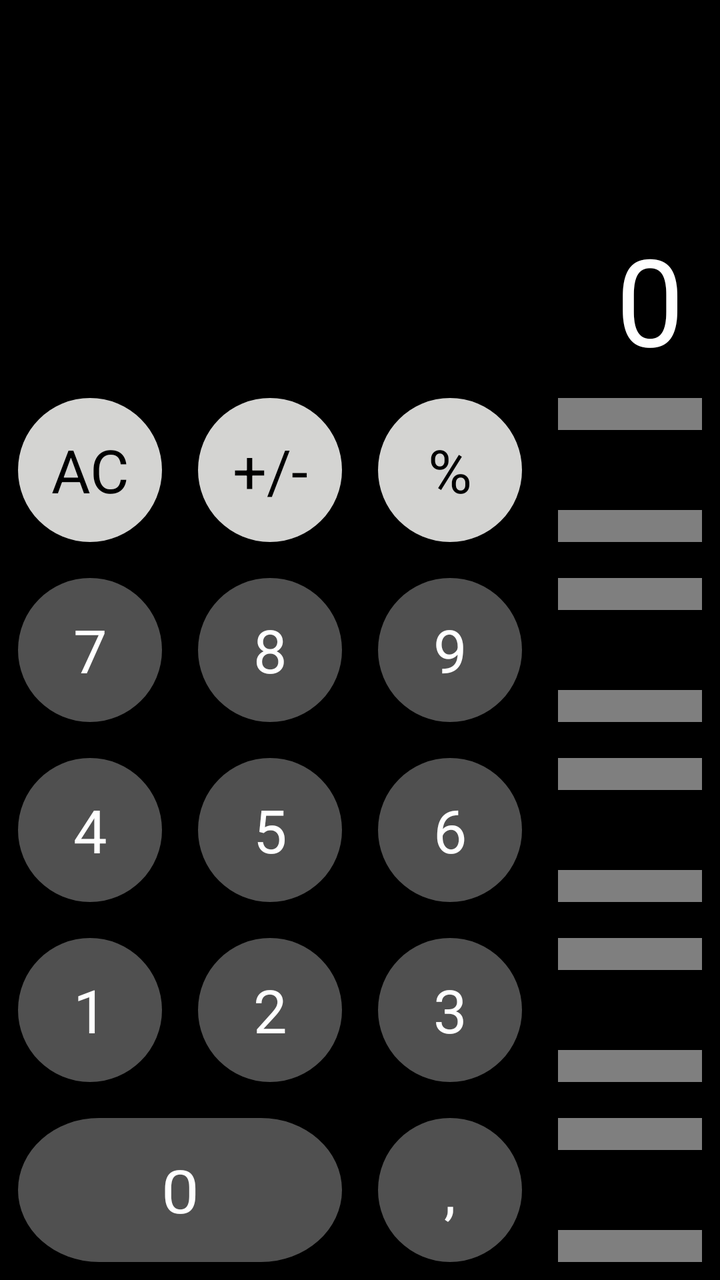
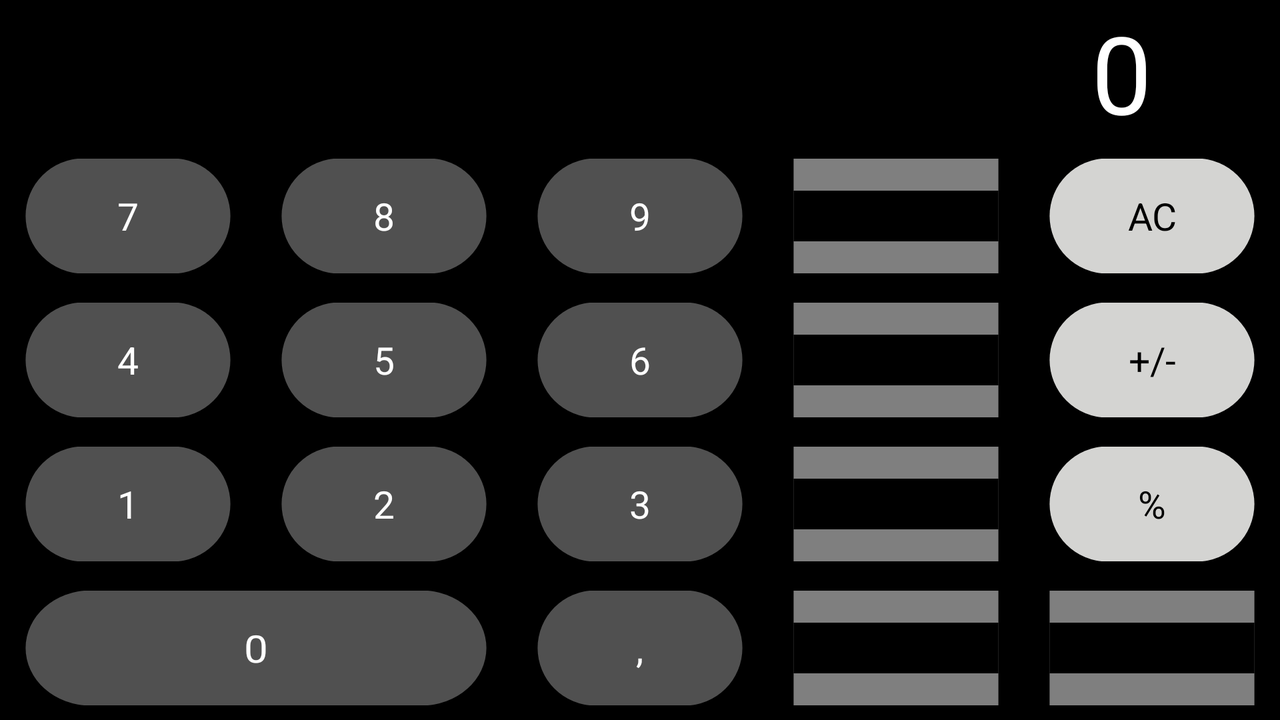

Two renders of one Android screen. The first uses the default layout on a phone; the second uses the alternative layout the repository ships for a different screen configuration, on a matching device. The two XML files are below.
<!-- AndroidManifest.xml: application theme Theme.Calculator -->
<!-- res/layout/activity_simple_calculator.xml -->
<?xml version="1.0" encoding="utf-8"?>
<androidx.constraintlayout.widget.ConstraintLayout xmlns:android="http://schemas.android.com/apk/res/android"
    xmlns:app="http://schemas.android.com/apk/res-auto"
    xmlns:tools="http://schemas.android.com/tools"
    android:id="@+id/simple_calculator"
    android:layout_width="match_parent"
    android:layout_height="match_parent"
    tools:context=".SimpleCalculatorActivity">

    <TextView
        android:id="@+id/calculator_displayed_value_text"
        android:layout_width="0dp"
        android:layout_height="0dp"
        android:autoSizeMaxTextSize="9001sp"
        android:autoSizeTextType="uniform"
        android:gravity="end"
        android:text="@string/calculator_default_value"
        android:textColor="@color/white"
        app:layout_constraintBottom_toTopOf="@id/calculator_divide_button"
        app:layout_constraintDimensionRatio="4:1"
        app:layout_constraintEnd_toEndOf="parent"
        app:layout_constraintStart_toStartOf="parent"
        app:layout_constraintWidth_default="percent"
        app:layout_constraintWidth_percent=".9" />

    <Button
        android:id="@+id/calculator_clear_button"
        style="@style/Theme.Calculator.Button.LightGray"
        android:layout_width="0dp"
        android:layout_height="0dp"
        android:text="@string/calculator_clear_button_title_all"
        app:layout_constraintBottom_toTopOf="@id/calculator_7_button"
        app:layout_constraintDimensionRatio="1:1"
        app:layout_constraintEnd_toStartOf="@id/calculator_sign_flip_button"
        app:layout_constraintStart_toStartOf="parent"
        app:layout_constraintWidth_default="percent"
        app:layout_constraintWidth_percent=".25" />

    <Button
        android:id="@+id/calculator_sign_flip_button"
        style="@style/Theme.Calculator.Button.LightGray"
        android:layout_width="0dp"
        android:layout_height="0dp"
        android:text="@string/calculator_sign_flip_button_title"
        app:layout_constraintBottom_toTopOf="@id/calculator_8_button"
        app:layout_constraintDimensionRatio="1:1"
        app:layout_constraintEnd_toStartOf="@id/calculator_percent_button"
        app:layout_constraintStart_toEndOf="@id/calculator_clear_button"
        app:layout_constraintWidth_default="percent"
        app:layout_constraintWidth_percent=".25" />

    <Button
        android:id="@+id/calculator_percent_button"
        style="@style/Theme.Calculator.Button.LightGray"
        android:layout_width="0dp"
        android:layout_height="0dp"
        android:text="@string/calculator_percent_button_title"
        app:layout_constraintBottom_toTopOf="@id/calculator_9_button"
        app:layout_constraintDimensionRatio="1:1"
        app:layout_constraintEnd_toStartOf="@id/calculator_divide_button"
        app:layout_constraintStart_toEndOf="@id/calculator_sign_flip_button"
        app:layout_constraintWidth_default="percent"
        app:layout_constraintWidth_percent=".25" />

    <Button
        android:id="@+id/calculator_divide_button"
        style="@style/Theme.Calculator.Button.Orange"
        android:layout_width="0dp"
        android:layout_height="0dp"
        android:text="@string/calculator_divide_button_title"
        app:layout_constraintBottom_toTopOf="@id/calculator_multiply_button"
        app:layout_constraintDimensionRatio="1:1"
        app:layout_constraintEnd_toEndOf="parent"
        app:layout_constraintStart_toEndOf="@id/calculator_percent_button"
        app:layout_constraintWidth_default="percent"
        app:layout_constraintWidth_percent=".25" />

    <Button
        android:id="@+id/calculator_7_button"
        style="@style/Theme.Calculator.Button.Gray"
        android:layout_width="0dp"
        android:layout_height="0dp"
        android:text="@string/calculator_7_button_title"
        app:layout_constraintBottom_toTopOf="@id/calculator_4_button"
        app:layout_constraintDimensionRatio="1:1"
        app:layout_constraintEnd_toStartOf="@id/calculator_8_button"
        app:layout_constraintStart_toStartOf="parent"
        app:layout_constraintWidth_default="percent"
        app:layout_constraintWidth_percent=".25" />

    <Button
        android:id="@+id/calculator_8_button"
        style="@style/Theme.Calculator.Button.Gray"
        android:layout_width="0dp"
        android:layout_height="0dp"
        android:text="@string/calculator_8_button_title"
        app:layout_constraintBottom_toTopOf="@id/calculator_5_button"
        app:layout_constraintDimensionRatio="1:1"
        app:layout_constraintEnd_toStartOf="@id/calculator_9_button"
        app:layout_constraintStart_toEndOf="@id/calculator_7_button"
        app:layout_constraintWidth_default="percent"
        app:layout_constraintWidth_percent=".25" />

    <Button
        android:id="@+id/calculator_9_button"
        style="@style/Theme.Calculator.Button.Gray"
        android:layout_width="0dp"
        android:layout_height="0dp"
        android:text="@string/calculator_9_button_title"
        app:layout_constraintBottom_toTopOf="@id/calculator_6_button"
        app:layout_constraintDimensionRatio="1:1"
        app:layout_constraintEnd_toStartOf="@id/calculator_multiply_button"
        app:layout_constraintStart_toEndOf="@id/calculator_8_button"
        app:layout_constraintWidth_default="percent"
        app:layout_constraintWidth_percent=".25" />

    <Button
        android:id="@+id/calculator_multiply_button"
        style="@style/Theme.Calculator.Button.Orange"
        android:layout_width="0dp"
        android:layout_height="0dp"
        android:text="@string/calculator_multiply_button_title"
        app:layout_constraintBottom_toTopOf="@id/calculator_subtract_button"
        app:layout_constraintDimensionRatio="1:1"
        app:layout_constraintEnd_toEndOf="parent"
        app:layout_constraintStart_toEndOf="@id/calculator_9_button"
        app:layout_constraintWidth_default="percent"
        app:layout_constraintWidth_percent=".25" />

    <Button
        android:id="@+id/calculator_4_button"
        style="@style/Theme.Calculator.Button.Gray"
        android:layout_width="0dp"
        android:layout_height="0dp"
        android:text="@string/calculator_4_button_title"
        app:layout_constraintBottom_toTopOf="@id/calculator_1_button"
        app:layout_constraintDimensionRatio="1:1"
        app:layout_constraintEnd_toStartOf="@id/calculator_5_button"
        app:layout_constraintStart_toStartOf="parent"
        app:layout_constraintWidth_default="percent"
        app:layout_constraintWidth_percent=".25" />

    <Button
        android:id="@+id/calculator_5_button"
        style="@style/Theme.Calculator.Button.Gray"
        android:layout_width="0dp"
        android:layout_height="0dp"
        android:text="@string/calculator_5_button_title"
        app:layout_constraintBottom_toTopOf="@id/calculator_2_button"
        app:layout_constraintDimensionRatio="1:1"
        app:layout_constraintEnd_toStartOf="@id/calculator_6_button"
        app:layout_constraintStart_toEndOf="@id/calculator_4_button"
        app:layout_constraintWidth_default="percent"
        app:layout_constraintWidth_percent=".25" />

    <Button
        android:id="@+id/calculator_6_button"
        style="@style/Theme.Calculator.Button.Gray"
        android:layout_width="0dp"
        android:layout_height="0dp"
        android:text="@string/calculator_6_button_title"
        app:layout_constraintBottom_toTopOf="@id/calculator_3_button"
        app:layout_constraintDimensionRatio="1:1"
        app:layout_constraintEnd_toStartOf="@id/calculator_subtract_button"
        app:layout_constraintStart_toEndOf="@id/calculator_5_button"
        app:layout_constraintWidth_default="percent"
        app:layout_constraintWidth_percent=".25" />

    <Button
        android:id="@+id/calculator_subtract_button"
        style="@style/Theme.Calculator.Button.Orange"
        android:layout_width="0dp"
        android:layout_height="0dp"
        android:text="@string/calculator_subtract_button_title"
        app:layout_constraintBottom_toTopOf="@id/calculator_add_button"
        app:layout_constraintDimensionRatio="1:1"
        app:layout_constraintEnd_toEndOf="parent"
        app:layout_constraintStart_toEndOf="@id/calculator_6_button"
        app:layout_constraintWidth_default="percent"
        app:layout_constraintWidth_percent=".25" />

    <Button
        android:id="@+id/calculator_1_button"
        style="@style/Theme.Calculator.Button.Gray"
        android:layout_width="0dp"
        android:layout_height="0dp"
        android:text="@string/calculator_1_button_title"
        app:layout_constraintBottom_toTopOf="@id/calculator_0_button"
        app:layout_constraintDimensionRatio="1:1"
        app:layout_constraintEnd_toStartOf="@id/calculator_2_button"
        app:layout_constraintStart_toStartOf="parent"
        app:layout_constraintWidth_default="percent"
        app:layout_constraintWidth_percent=".25" />

    <Button
        android:id="@+id/calculator_2_button"
        style="@style/Theme.Calculator.Button.Gray"
        android:layout_width="0dp"
        android:layout_height="0dp"
        android:text="@string/calculator_2_button_title"
        app:layout_constraintBottom_toTopOf="@id/calculator_0_button"
        app:layout_constraintDimensionRatio="1:1"
        app:layout_constraintEnd_toStartOf="@id/calculator_3_button"
        app:layout_constraintStart_toEndOf="@id/calculator_1_button"
        app:layout_constraintWidth_default="percent"
        app:layout_constraintWidth_percent=".25" />

    <Button
        android:id="@+id/calculator_3_button"
        style="@style/Theme.Calculator.Button.Gray"
        android:layout_width="0dp"
        android:layout_height="0dp"
        android:text="@string/calculator_3_button_title"
        app:layout_constraintBottom_toTopOf="@id/calculator_point_button"
        app:layout_constraintDimensionRatio="1:1"
        app:layout_constraintEnd_toStartOf="@id/calculator_add_button"
        app:layout_constraintStart_toEndOf="@id/calculator_2_button"
        app:layout_constraintWidth_default="percent"
        app:layout_constraintWidth_percent=".25" />

    <Button
        android:id="@+id/calculator_add_button"
        style="@style/Theme.Calculator.Button.Orange"
        android:layout_width="0dp"
        android:layout_height="0dp"
        android:text="@string/calculator_add_button_title"
        app:layout_constraintBottom_toTopOf="@id/calculator_equals_button"
        app:layout_constraintDimensionRatio="1:1"
        app:layout_constraintEnd_toEndOf="parent"
        app:layout_constraintStart_toEndOf="@id/calculator_3_button"
        app:layout_constraintWidth_default="percent"
        app:layout_constraintWidth_percent=".25" />

    <Button
        android:id="@+id/calculator_0_button"
        style="@style/Theme.Calculator.Button.Gray"
        android:layout_width="0dp"
        android:layout_height="0dp"
        android:scaleX=".9"
        android:text="@string/calculator_0_button_title"
        app:layout_constraintBottom_toBottomOf="parent"
        app:layout_constraintDimensionRatio="2:1"
        app:layout_constraintEnd_toStartOf="@id/calculator_point_button"
        app:layout_constraintStart_toStartOf="parent"
        app:layout_constraintWidth_default="percent"
        app:layout_constraintWidth_percent=".5" />

    <Button
        android:id="@+id/calculator_point_button"
        style="@style/Theme.Calculator.Button.Gray"
        android:layout_width="0dp"
        android:layout_height="0dp"
        android:text="@string/calculator_point_button_title"
        app:layout_constraintBottom_toBottomOf="parent"
        app:layout_constraintDimensionRatio="1:1"
        app:layout_constraintEnd_toStartOf="@id/calculator_equals_button"
        app:layout_constraintStart_toEndOf="@id/calculator_0_button"
        app:layout_constraintWidth_default="percent"
        app:layout_constraintWidth_percent=".25" />

    <Button
        android:id="@+id/calculator_equals_button"
        style="@style/Theme.Calculator.Button.Orange"
        android:layout_width="0dp"
        android:layout_height="0dp"
        android:text="@string/calculator_equals_button_title"
        app:layout_constraintBottom_toBottomOf="parent"
        app:layout_constraintDimensionRatio="1:1"
        app:layout_constraintEnd_toEndOf="parent"
        app:layout_constraintStart_toEndOf="@id/calculator_point_button"
        app:layout_constraintWidth_default="percent"
        app:layout_constraintWidth_percent=".25" />

</androidx.constraintlayout.widget.ConstraintLayout>
<!-- resources referenced by this layout -->
<resources>
  <color name="white">#FFFFFFFF</color>
  <string name="calculator_0_button_title">0</string>
  <string name="calculator_1_button_title">1</string>
  <string name="calculator_2_button_title">2</string>
  <string name="calculator_3_button_title">3</string>
  <string name="calculator_4_button_title">4</string>
  <string name="calculator_5_button_title">5</string>
  <string name="calculator_6_button_title">6</string>
  <string name="calculator_7_button_title">7</string>
  <string name="calculator_8_button_title">8</string>
  <string name="calculator_9_button_title">9</string>
  <string name="calculator_add_button_title">+</string>
  <string name="calculator_clear_button_title_all">AC</string>
  <string name="calculator_default_value">0</string>
  <string name="calculator_divide_button_title">÷</string>
  <string name="calculator_equals_button_title">=</string>
  <string name="calculator_multiply_button_title">×</string>
  <string name="calculator_percent_button_title">%</string>
  <string name="calculator_point_button_title">,</string>
  <string name="calculator_sign_flip_button_title">+/-</string>
  <string name="calculator_subtract_button_title">-</string>
  <style name="Theme.Calculator.Button.Gray" parent="Base.Theme.Calculator.Button">
          <item name="android:backgroundTint">@color/gray</item>
          <item name="android:textColor">@color/white</item>
      </style>
  <style name="Theme.Calculator.Button.LightGray" parent="Base.Theme.Calculator.Button">
          <item name="android:backgroundTint">@color/light_gray</item>
          <item name="android:textColor">@color/black</item>
      </style>
  <style name="Theme.Calculator.Button.Orange" parent="Base.Theme.Calculator.Button">
          <item name="android:backgroundTint">@color/orange_button_background_tint</item>
          <item name="android:textColor">@color/orange_button_text_color</item>
      </style>
  <style name="Theme.Calculator" parent="Base.Theme.Calculator" />
  <style name="Base.Theme.Calculator.Button" parent="android:Widget.Button">
          <item name="android:background">@drawable/button_base_background</item>
          <item name="android:autoSizeTextType">uniform</item>
          <item name="android:scaleX">.8</item>
          <item name="android:scaleY">.8</item>
      </style>
  <color name="gray">#FF505050</color>
  <color name="light_gray">#FFD4D4D2</color>
  <color name="black">#FF000000</color>
  <style name="Base.Theme.Calculator" parent="Theme.AppCompat.DayNight.NoActionBar">
          <item name="android:background">@color/black</item>
      </style>
  <!-- drawable button_base_background (drawable) -->
  <?xml version="1.0" encoding="utf-8"?>
  <shape xmlns:android="http://schemas.android.com/apk/res/android">
  
      <solid android:color="@color/white" />
      <corners android:radius="9001dp" />
  
      <padding android:bottom="20dp" />
      <padding android:left="20dp" />
      <padding android:right="20dp" />
      <padding android:top="20dp" />
  
  </shape>
</resources>
<!-- res/layout-land/activity_simple_calculator.xml (the repository's variant of the layout above) -->
<!-- drawn on the phone turned sideways -->
<?xml version="1.0" encoding="utf-8"?>
<androidx.constraintlayout.widget.ConstraintLayout xmlns:android="http://schemas.android.com/apk/res/android"
    xmlns:app="http://schemas.android.com/apk/res-auto"
    xmlns:tools="http://schemas.android.com/tools"
    android:id="@+id/simple_calculator"
    android:layout_width="match_parent"
    android:layout_height="match_parent"
    tools:context=".SimpleCalculatorActivity">

    <TextView
        android:id="@+id/calculator_displayed_value_text"
        android:layout_width="0dp"
        android:layout_height="0dp"
        android:autoSizeMaxTextSize="9001sp"
        android:autoSizeTextType="uniform"
        android:gravity="end"
        android:text="@string/calculator_default_value"
        android:textColor="@color/white"
        app:layout_constraintBottom_toTopOf="@id/calculator_clear_button"
        app:layout_constraintEnd_toEndOf="parent"
        app:layout_constraintHeight_default="percent"
        app:layout_constraintHeight_percent=".2"
        app:layout_constraintStart_toStartOf="parent"
        app:layout_constraintTop_toTopOf="parent"
        app:layout_constraintWidth_default="percent"
        app:layout_constraintWidth_percent=".8" />

    <Button
        android:id="@+id/calculator_7_button"
        style="@style/Theme.Calculator.Button.Gray"
        android:layout_width="0dp"
        android:layout_height="0dp"
        android:text="@string/calculator_7_button_title"
        app:layout_constraintBottom_toTopOf="@id/calculator_4_button"
        app:layout_constraintEnd_toStartOf="@id/calculator_8_button"
        app:layout_constraintHeight_default="percent"
        app:layout_constraintHeight_percent=".2"
        app:layout_constraintStart_toStartOf="parent"
        app:layout_constraintTop_toBottomOf="@id/calculator_displayed_value_text"
        app:layout_constraintWidth_default="percent"
        app:layout_constraintWidth_percent=".2" />

    <Button
        android:id="@+id/calculator_8_button"
        style="@style/Theme.Calculator.Button.Gray"
        android:layout_width="0dp"
        android:layout_height="0dp"
        android:text="@string/calculator_8_button_title"
        app:layout_constraintBottom_toTopOf="@id/calculator_5_button"
        app:layout_constraintEnd_toStartOf="@id/calculator_9_button"
        app:layout_constraintHeight_default="percent"
        app:layout_constraintHeight_percent=".2"
        app:layout_constraintStart_toEndOf="@id/calculator_7_button"
        app:layout_constraintTop_toBottomOf="@id/calculator_displayed_value_text"
        app:layout_constraintWidth_default="percent"
        app:layout_constraintWidth_percent=".2" />

    <Button
        android:id="@+id/calculator_9_button"
        style="@style/Theme.Calculator.Button.Gray"
        android:layout_width="0dp"
        android:layout_height="0dp"
        android:text="@string/calculator_9_button_title"
        app:layout_constraintBottom_toTopOf="@id/calculator_6_button"
        app:layout_constraintEnd_toStartOf="@id/calculator_divide_button"
        app:layout_constraintHeight_default="percent"
        app:layout_constraintHeight_percent=".2"
        app:layout_constraintStart_toEndOf="@id/calculator_8_button"
        app:layout_constraintTop_toBottomOf="@id/calculator_displayed_value_text"
        app:layout_constraintWidth_default="percent"
        app:layout_constraintWidth_percent=".2" />

    <Button
        android:id="@+id/calculator_divide_button"
        style="@style/Theme.Calculator.Button.Orange"
        android:layout_width="0dp"
        android:layout_height="0dp"
        android:text="@string/calculator_divide_button_title"
        app:layout_constraintBottom_toTopOf="@id/calculator_multiply_button"
        app:layout_constraintEnd_toStartOf="@id/calculator_clear_button"
        app:layout_constraintHeight_default="percent"
        app:layout_constraintHeight_percent=".2"
        app:layout_constraintStart_toEndOf="@id/calculator_9_button"
        app:layout_constraintTop_toBottomOf="@id/calculator_displayed_value_text"
        app:layout_constraintWidth_default="percent"
        app:layout_constraintWidth_percent=".2" />

    <Button
        android:id="@+id/calculator_clear_button"
        style="@style/Theme.Calculator.Button.LightGray"
        android:layout_width="0dp"
        android:layout_height="0dp"
        android:text="@string/calculator_clear_button_title_all"
        app:layout_constraintBottom_toTopOf="@id/calculator_sign_flip_button"
        app:layout_constraintEnd_toEndOf="parent"
        app:layout_constraintHeight_default="percent"
        app:layout_constraintHeight_percent=".2"
        app:layout_constraintStart_toEndOf="@id/calculator_divide_button"
        app:layout_constraintTop_toBottomOf="@id/calculator_displayed_value_text"
        app:layout_constraintWidth_default="percent"
        app:layout_constraintWidth_percent=".2" />

    <Button
        android:id="@+id/calculator_4_button"
        style="@style/Theme.Calculator.Button.Gray"
        android:layout_width="0dp"
        android:layout_height="0dp"
        android:text="@string/calculator_4_button_title"
        app:layout_constraintBottom_toTopOf="@id/calculator_1_button"
        app:layout_constraintEnd_toStartOf="@id/calculator_5_button"
        app:layout_constraintHeight_default="percent"
        app:layout_constraintHeight_percent=".2"
        app:layout_constraintStart_toStartOf="parent"
        app:layout_constraintTop_toBottomOf="@id/calculator_7_button"
        app:layout_constraintWidth_default="percent"
        app:layout_constraintWidth_percent=".2" />

    <Button
        android:id="@+id/calculator_5_button"
        style="@style/Theme.Calculator.Button.Gray"
        android:layout_width="0dp"
        android:layout_height="0dp"
        android:text="@string/calculator_5_button_title"
        app:layout_constraintBottom_toTopOf="@id/calculator_2_button"
        app:layout_constraintEnd_toStartOf="@id/calculator_6_button"
        app:layout_constraintHeight_default="percent"
        app:layout_constraintHeight_percent=".2"
        app:layout_constraintStart_toEndOf="@id/calculator_4_button"
        app:layout_constraintTop_toBottomOf="@id/calculator_8_button"
        app:layout_constraintWidth_default="percent"
        app:layout_constraintWidth_percent=".2" />

    <Button
        android:id="@+id/calculator_6_button"
        style="@style/Theme.Calculator.Button.Gray"
        android:layout_width="0dp"
        android:layout_height="0dp"
        android:text="@string/calculator_6_button_title"
        app:layout_constraintBottom_toTopOf="@id/calculator_3_button"
        app:layout_constraintEnd_toStartOf="@id/calculator_multiply_button"
        app:layout_constraintHeight_default="percent"
        app:layout_constraintHeight_percent=".2"
        app:layout_constraintStart_toEndOf="@id/calculator_5_button"
        app:layout_constraintTop_toBottomOf="@id/calculator_9_button"
        app:layout_constraintWidth_default="percent"
        app:layout_constraintWidth_percent=".2" />

    <Button
        android:id="@+id/calculator_multiply_button"
        style="@style/Theme.Calculator.Button.Orange"
        android:layout_width="0dp"
        android:layout_height="0dp"
        android:text="@string/calculator_multiply_button_title"
        app:layout_constraintBottom_toTopOf="@id/calculator_subtract_button"
        app:layout_constraintEnd_toStartOf="@id/calculator_sign_flip_button"
        app:layout_constraintHeight_default="percent"
        app:layout_constraintHeight_percent=".2"
        app:layout_constraintStart_toEndOf="@id/calculator_6_button"
        app:layout_constraintTop_toBottomOf="@id/calculator_divide_button"
        app:layout_constraintWidth_default="percent"
        app:layout_constraintWidth_percent=".2" />

    <Button
        android:id="@+id/calculator_sign_flip_button"
        style="@style/Theme.Calculator.Button.LightGray"
        android:layout_width="0dp"
        android:layout_height="0dp"
        android:text="@string/calculator_sign_flip_button_title"
        app:layout_constraintBottom_toTopOf="@id/calculator_percent_button"
        app:layout_constraintEnd_toEndOf="parent"
        app:layout_constraintHeight_default="percent"
        app:layout_constraintHeight_percent=".2"
        app:layout_constraintStart_toEndOf="@id/calculator_multiply_button"
        app:layout_constraintTop_toBottomOf="@id/calculator_clear_button"
        app:layout_constraintWidth_default="percent"
        app:layout_constraintWidth_percent=".2" />

    <Button
        android:id="@+id/calculator_1_button"
        style="@style/Theme.Calculator.Button.Gray"
        android:layout_width="0dp"
        android:layout_height="0dp"
        android:text="@string/calculator_1_button_title"
        app:layout_constraintBottom_toTopOf="@id/calculator_0_button"
        app:layout_constraintEnd_toStartOf="@id/calculator_2_button"
        app:layout_constraintHeight_default="percent"
        app:layout_constraintHeight_percent=".2"
        app:layout_constraintStart_toStartOf="parent"
        app:layout_constraintTop_toBottomOf="@id/calculator_4_button"
        app:layout_constraintWidth_default="percent"
        app:layout_constraintWidth_percent=".2" />

    <Button
        android:id="@+id/calculator_2_button"
        style="@style/Theme.Calculator.Button.Gray"
        android:layout_width="0dp"
        android:layout_height="0dp"
        android:text="@string/calculator_2_button_title"
        app:layout_constraintBottom_toTopOf="@id/calculator_0_button"
        app:layout_constraintEnd_toStartOf="@id/calculator_3_button"
        app:layout_constraintHeight_default="percent"
        app:layout_constraintHeight_percent=".2"
        app:layout_constraintStart_toEndOf="@id/calculator_1_button"
        app:layout_constraintTop_toBottomOf="@id/calculator_5_button"
        app:layout_constraintWidth_default="percent"
        app:layout_constraintWidth_percent=".2" />

    <Button
        android:id="@+id/calculator_3_button"
        style="@style/Theme.Calculator.Button.Gray"
        android:layout_width="0dp"
        android:layout_height="0dp"
        android:text="@string/calculator_3_button_title"
        app:layout_constraintBottom_toTopOf="@id/calculator_point_button"
        app:layout_constraintEnd_toStartOf="@id/calculator_subtract_button"
        app:layout_constraintHeight_default="percent"
        app:layout_constraintHeight_percent=".2"
        app:layout_constraintStart_toEndOf="@id/calculator_2_button"
        app:layout_constraintTop_toBottomOf="@id/calculator_6_button"
        app:layout_constraintWidth_default="percent"
        app:layout_constraintWidth_percent=".2" />

    <Button
        android:id="@+id/calculator_subtract_button"
        style="@style/Theme.Calculator.Button.Orange"
        android:layout_width="0dp"
        android:layout_height="0dp"
        android:text="@string/calculator_subtract_button_title"
        app:layout_constraintBottom_toTopOf="@id/calculator_add_button"
        app:layout_constraintEnd_toStartOf="@id/calculator_percent_button"
        app:layout_constraintHeight_default="percent"
        app:layout_constraintHeight_percent=".2"
        app:layout_constraintStart_toEndOf="@id/calculator_3_button"
        app:layout_constraintTop_toBottomOf="@id/calculator_multiply_button"
        app:layout_constraintWidth_default="percent"
        app:layout_constraintWidth_percent=".2" />

    <Button
        android:id="@+id/calculator_percent_button"
        style="@style/Theme.Calculator.Button.LightGray"
        android:layout_width="0dp"
        android:layout_height="0dp"
        android:text="@string/calculator_percent_button_title"
        app:layout_constraintBottom_toTopOf="@id/calculator_equals_button"
        app:layout_constraintEnd_toEndOf="parent"
        app:layout_constraintHeight_default="percent"
        app:layout_constraintHeight_percent=".2"
        app:layout_constraintStart_toEndOf="@id/calculator_subtract_button"
        app:layout_constraintTop_toBottomOf="@id/calculator_sign_flip_button"
        app:layout_constraintWidth_default="percent"
        app:layout_constraintWidth_percent=".2" />

    <Button
        android:id="@+id/calculator_0_button"
        style="@style/Theme.Calculator.Button.Gray"
        android:layout_width="0dp"
        android:layout_height="0dp"
        android:scaleX=".9"
        android:text="@string/calculator_0_button_title"
        app:layout_constraintBottom_toBottomOf="parent"
        app:layout_constraintEnd_toStartOf="@id/calculator_point_button"
        app:layout_constraintHeight_default="percent"
        app:layout_constraintHeight_percent=".2"
        app:layout_constraintStart_toStartOf="parent"
        app:layout_constraintTop_toBottomOf="@id/calculator_2_button"
        app:layout_constraintWidth_default="percent"
        app:layout_constraintWidth_percent=".4" />

    <Button
        android:id="@+id/calculator_point_button"
        style="@style/Theme.Calculator.Button.Gray"
        android:layout_width="0dp"
        android:layout_height="0dp"
        android:text="@string/calculator_point_button_title"
        app:layout_constraintBottom_toBottomOf="parent"
        app:layout_constraintEnd_toStartOf="@id/calculator_add_button"
        app:layout_constraintHeight_default="percent"
        app:layout_constraintHeight_percent=".2"
        app:layout_constraintStart_toEndOf="@id/calculator_0_button"
        app:layout_constraintTop_toBottomOf="@id/calculator_3_button"
        app:layout_constraintWidth_default="percent"
        app:layout_constraintWidth_percent=".2" />

    <Button
        android:id="@+id/calculator_add_button"
        style="@style/Theme.Calculator.Button.Orange"
        android:layout_width="0dp"
        android:layout_height="0dp"
        android:text="@string/calculator_add_button_title"
        app:layout_constraintBottom_toBottomOf="parent"
        app:layout_constraintEnd_toStartOf="@id/calculator_equals_button"
        app:layout_constraintHeight_default="percent"
        app:layout_constraintHeight_percent=".2"
        app:layout_constraintStart_toEndOf="@id/calculator_point_button"
        app:layout_constraintTop_toBottomOf="@id/calculator_subtract_button"
        app:layout_constraintWidth_default="percent"
        app:layout_constraintWidth_percent=".2" />

    <Button
        android:id="@+id/calculator_equals_button"
        style="@style/Theme.Calculator.Button.Orange"
        android:layout_width="0dp"
        android:layout_height="0dp"
        android:text="@string/calculator_equals_button_title"
        app:layout_constraintBottom_toBottomOf="parent"
        app:layout_constraintEnd_toEndOf="parent"
        app:layout_constraintHeight_default="percent"
        app:layout_constraintHeight_percent=".2"
        app:layout_constraintStart_toEndOf="@id/calculator_add_button"
        app:layout_constraintTop_toBottomOf="@id/calculator_percent_button"
        app:layout_constraintWidth_default="percent"
        app:layout_constraintWidth_percent=".2" />

</androidx.constraintlayout.widget.ConstraintLayout>
